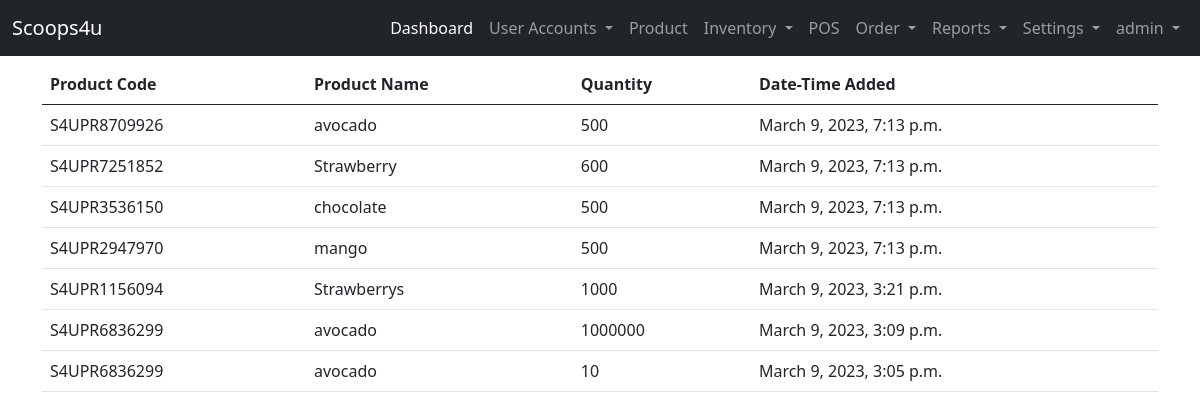
Screenshot of /user-site/view-inventory/ (signed in) with the database file from the repository.
### landing_page/models.py (models this page shows)
class User(AbstractUser):
    ROLE = ((" "," "),("admin","admin"),("staff","staff"),("reseller","reseller"),("rider","rider"))
    STAT = ((" "," "),("active","active"),("inactive","inactive"))
    role = models.CharField(max_length=50, null=True, default=None, choices=ROLE)
    status = models.CharField(max_length=50, null=True, default=None , choices=STAT)

### admin_site/models.py (models this page shows, shortened)
class By_Batch(models.Model):
    product_code = models.CharField( max_length=200, null=True,verbose_name='Product Code')
    product_name = models.CharField( max_length=200, null=True,verbose_name='Product Name')
    product_batch =  models.CharField(max_length=200, null=True, verbose_name='Batch Number')
    product_quantity =  models.BigIntegerField(null=True,  verbose_name='Quantity')
    product_expired =  models.DateField( null=True, verbose_name='Expiration Date')
    created_at =models.DateTimeField(default=timezone.now,  verbose_name='created')

### admin_site/views.py (the view)
# urls.py: path('view-inventory/', views.view_inventory, name='view_inventory'),
@login_required(login_url='landing_page:login')
def view_inventory(request):
    list_inventory = By_Batch.objects.all().order_by('-id')
    context = {'list_inventory':list_inventory}
    return render(request, 'admin_site/inventory/view.html', context)

### templates/admin_site/inventory/view.html
{% extends 'admin_site/base.html' %}
{% block content %}
    {% if list_inventory %}
    <table class="table table-hover">
        <thead>
            <tr>
                <th>Product Code</th>
                <th>Product Name</th>
                <th>Quantity</th>
                <th>Date-Time Added</th>
            </tr>
        </thead>
        <tbody>
            {% for list in  list_inventory %}
            <tr>
                <td>{{ list.product_code }}</td>
                <td>{{ list.product_name }}</td>
                <td>{{ list.product_quantity }}</td>
                <td>{{ list.created_at }}</td>
            </tr>
            {% endfor %}
        </tbody>
    </table>
    {% endif %}
{% endblock content %}

### templates/admin_site/base.html (shortened to what this page needs)
{% load static %}
<!DOCTYPE html>
<html lang="en">
<head>
    <link href="https://cdn.jsdelivr.net/npm/bootstrap@5.0.2/dist/css/bootstrap.min.css" rel="stylesheet">
      <link rel="stylesheet" href="{% static 'css/sample.css' %}">
  </head>
<body>
  {% if user.role == "admin"%}
    <nav class="navbar navbar-expand-lg navbar-dark bg-dark">
        <div class="container-fluid">
          <a class="navbar-brand" href="#">Scoops4u</a>
          <div class="collapse navbar-collapse" id="navbarNavDropdown">
            <ul class="navbar-nav ms-auto mb-2 mb-lg-0">
              <li class="nav-item">
                <a class="nav-link active" aria-current="page" href="{% url 'admin_site:dashboard'%}">Dashboard</a>
              </li>
              <li class="nav-item dropdown">
                <a class="nav-link dropdown-toggle" href="#" id="navbarDropdownMenuLink" role="button" data-bs-toggle="dropdown" aria-expanded="false">
                  User Accounts
                </a>
              </li>
              <li class="nav-item">
                <a class="nav-link" href="{%url 'admin_site:list_product' %}">Product</a>
              </li>
              <li class="nav-item dropdown">
                <a class="nav-link dropdown-toggle" href="#" id="navbarDropdownMenuLink" role="button" data-bs-toggle="dropdown" aria-expanded="false">
                  Inventory
                </a>
              </li>
              <li class="nav-item">
                <a class="nav-link" href="{%url 'admin_site:pos' %}">POS</a>
              </li>
              <li class="nav-item dropdown">
                <a class="nav-link dropdown-toggle" href="#" id="navbarDropdownMenuLink" role="button" data-bs-toggle="dropdown" aria-expanded="false">
                  Order
                </a>
              </li>
              <li class="nav-item dropdown">
                <a class="nav-link dropdown-toggle" href="#" id="navbarDropdownMenuLink" role="button" data-bs-toggle="dropdown" aria-expanded="false">
                  Reports
                </a>
              </li>
              <li class="nav-item dropdown">
                <a class="nav-link dropdown-toggle" href="#" id="navbarDropdownMenuLink" role="button" data-bs-toggle="dropdown" aria-expanded="false">
                  Settings
                </a>
              </li>
              <li class="nav-item dropdown">
                <a class="nav-link dropdown-toggle" href="#" id="navbarDropdownMenuLink" role="button" data-bs-toggle="dropdown" aria-expanded="false">
                  {{ user }}
                </a>
              </li>
            </ul>
          </div>
        </div>
      </nav>
  {% endif %}
      <div class="container">
        <div class="row mt-2">
            <div class="col-lg-12">
                {% block content %}
                {% endblock content %}
            </div>
        </div>
    </div>
</body>
</html>

### rows the page displays
User: username "admin"
By_Batch: product_code "S4UPR8709926", product_name "avocado", product_quantity "500", created_at "March 9, 2023, 7:13 p.m."
By_Batch: product_code "S4UPR7251852", product_name "Strawberry", product_quantity "600", created_at "March 9, 2023, 7:13 p.m."
By_Batch: product_code "S4UPR3536150", product_name "chocolate", product_quantity "500", created_at "March 9, 2023, 7:13 p.m."
By_Batch: product_code "S4UPR2947970", product_name "mango", product_quantity "500", created_at "March 9, 2023, 7:13 p.m."
By_Batch: product_code "S4UPR1156094", product_name "Strawberrys", product_quantity "1000", created_at "March 9, 2023, 3:21 p.m."
By_Batch: product_code "S4UPR6836299", product_name "avocado", product_quantity "1000000", created_at "March 9, 2023, 3:09 p.m."
By_Batch: product_code "S4UPR6836299", product_name "avocado", product_quantity "10", created_at "March 9, 2023, 3:05 p.m."
